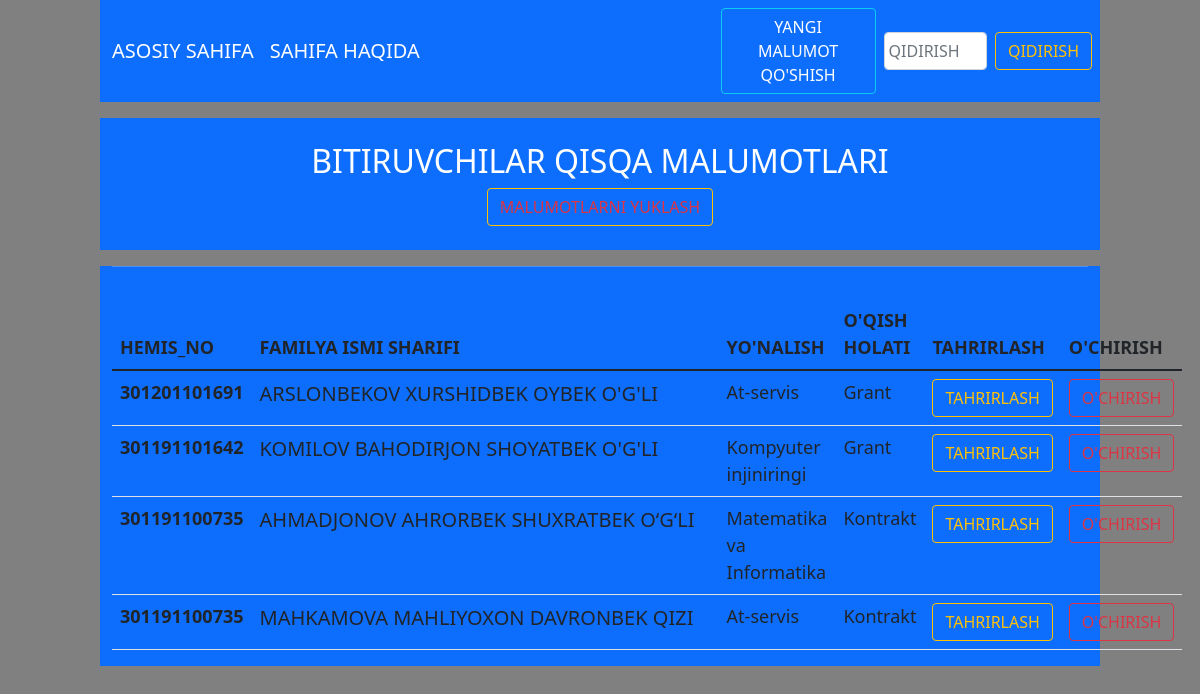
The page / on the database its author committed.
### app/models.py (models this page shows)
class Talabalar(models.Model):
    hemis_id = models.IntegerField(verbose_name="Hemis Id", help_text="Bu yerga faqat raqam yozish kerak !")
    fish = models.CharField(max_length=100, verbose_name="Bitiruvchi to'liq ismi", blank=False, null=False)
    jinsi = models.CharField(max_length=5, verbose_name="Bitiruvchi jinsi", blank=False, null=False)
    pasport_jshshr = models.IntegerField(verbose_name="Bitiruvchi pasport jshshr raqami", help_text="Bu yerga faqat raqam yozish kerak")
    pasport_seriya = models.CharField(max_length=9, verbose_name="Bitiruvchi pasport seriya belgilari", blank=False, null=False)
    tugilgan_sana = models.DateField(auto_now_add=False, auto_now=False, verbose_name="Bitiruvchi tug'ilgan sanasi", help_text="shu tariqa yozing 2000-03-09", blank=True)
    yonalish_nomi = models.CharField(max_length=100, verbose_name="Bitiruvchi mutaxassisligi (yo'nalishi)", help_text="Iltimos to'liq nomini yozing", blank=False, null=False)
    grant_kontrakt = models.CharField(max_length=22, verbose_name="O'qish turi", help_text="Grand yoki Kontrakt", blank=False, null=False)
    viloyat = models.CharField(max_length=25, verbose_name="Bitiruvchi viloyati", blank=False, null=False)
    tuman = models.CharField(max_length=80, verbose_name="Bitiruvchi tumani", blank=False, null=False)
    mfy = models.CharField(max_length=80, verbose_name="Bitiruvchi MFY nomi", blank=False, null=False)
    umumiy_manzil = models.CharField(max_length=200, blank=False, verbose_name="Bitiruvchi to'liq manzili", help_text="viloyati tumani mahallasi kocha nomi", null=False)
    telefon1 = models.CharField(max_length=13, verbose_name="Bitiruvchi telefon raqami", help_text="1-telefon raqam", blank=False, null=False)
    telefon2 = models.CharField(max_length=14, verbose_name="Bitiruvchi telefon raqami", help_text="2-telefon raqam", blank=False, null=False)
    oila = models.CharField(max_length=18, verbose_name="Oilaviy holati", help_text="turmush qurgan yoki qurmagan", blank=True, null=True)
    farzand = models.CharField(max_length=12, verbose_name="Farzandingiz yoshi", help_text="nechi yosh atrofida", blank=True, null=True)
    farzand_yoshi = models.IntegerField(verbose_name="Farzandingiz yoshi", help_text="frazandingiz yo'q bo'lsa iltimos 0 raqamini kiriting ")
    ish_faoliyat = models.CharField(max_length=30, verbose_name="Ish faoliyatingiz", help_text="buyruq asosida, soatbay yoki ishsiz shulardan birini yozing", blank=True, null=True)
    xozirgi_ish = models.CharField(max_length=3, verbose_name="Xozirgi ishlaysizmi", help_text="ha yoki yoq", blank=True, null=True)
    ish_manzil = models.CharField(max_length=200, verbose_name="Ish joyingiz manzili", help_text="iltimos to'liq kiritng", blank=True, null=True)
    ish_masofa = models.CharField(max_length=20, verbose_name="Ish joyingizgacha masofa", help_text="uyingizdan ishingizgacha masofa", blank=True, null=True)
    lavozim = models.CharField(max_length=15, verbose_name="Ish joyingizdagi lavozimingiz", blank=True, null=True)
    qaysi_tizimda_ishlash = models.CharField(max_length=120, verbose_name="Qaysi tizimda ishlamoqchisiz", help_text="agar hozirda ishsiz bo'lsangiz kelajakda qaysi tizimda ishlamoqchisiz", blank=True, null=True)
    qoshimcha_izoh = models.TextField(verbose_name="Ishlash borasida izoxingiz", help_text="to'liqroq va aniqroq", blank=True, null=True)
    oilaviy_biznes = models.CharField(max_length=3, verbose_name="Oilaviz biznesga imkoniyatingiz bormi", help_text="ha yoki yo'q", blank=True, null=True)
    oilaviy_biznes2 = models.CharField(max_length=22, verbose_name="Qaysi biznes bilan shug'ullanmoqchisiz", help_text="dehqonchilik chorvachilik, ...", blank=True, null=True)
    kredit_olish = models.CharField(max_length=3, verbose_name="Kredit olishga ehtiyojingiz bormi", blank=True, help_text="ha yoki yo'q", null=True)
    kredit_summa = models.FloatField(verbose_name="Kredit miqdorini kiritng", help_text="agra kredit olmoqchi bo'lmasangiz iltimos 0 sonini kiritng")
    kredit_maqsad = models.CharField(max_length=150, verbose_name="Kredit olishdan maqsadingiz", help_text="maqsadingiz haqida qisqacha", blank=True, null=True)
    biznes_izox = models.TextField(verbose_name="Biznes qilish borasida izoxlaringiz", help_text="to'liqroq va aniqroq", blank=True, null=True)
    def __str__(self):
        return self.fish
    objects = models.Manager()

### app/views.py (the view)
# urls.py: path('', views.index, name='index'),
def index(request):  # sourcery skip: remove-unreachable-code
    if 'q' in request.GET:
        q = request.GET['q']
        data = Talabalar.objects.filter(fish__icontains=q)
    else:
        data = Talabalar.objects.all()
    print(data)
    context = {
        "data":data
    }
    return render(request, 'index.html', context)

### templates/index.html (shortened to what this page needs)
<!doctype html>
<html lang="en">
  <head>
    {% load  static %}
    <link href="https://cdn.jsdelivr.net/npm/bootstrap@5.1.3/dist/css/bootstrap.min.css" rel="stylesheet">
    <link rel="stylesheet" href="https://cdnjs.cloudflare.com/ajax/libs/font-awesome/6.3.0/css/all.min.css" />
    <link rel="stylesheet" href="{% static 'css/main.css' %}">
  </head>
  <body class=" text-light">
      <div >
        <nav class="navbar col-10 mx-auto navbar-expand-lg navbar-dark bg-primary">
          <div class="container-fluid">
            <a class="navbar-brand" href="/">ASOSIY SAHIFA</a>
            <a class="navbar-brand me-auto" href="about">SAHIFA HAQIDA</a>
          </div>
          <a type="button" href="/insert" class="btn btn-outline-info text-white   me-2">YANGI MALUMOT QO'SHISH</a>
          <form class="d-flex"  role="search">
            <input class="form-control me-2 px-1" name="q" type="search" placeholder="QIDIRISH" aria-label="Search">
            <button class="btn btn-outline-warning me-2 " type="submit">QIDIRISH</button>
          </form>
        </nav>
      </div>
        <div class="container-fluid  ">
            <div class="row">
                <div class="text-white bg-primary text-center p-4 mt-3 col-10 mx-auto navbar-expand-lg navbar-dark bg-primary">
                    <h2 class="col-12 mx-auto  d-inline-block">BITIRUVCHILAR QISQA MALUMOTLARI</h2>
                    <a type="button" href="download" class="btn btn-outline-warning text-danger">MALUMOTLARNI YUKLASH</a>
                </div>
            </div>
        </div>
        <div class="container col-10 mx-auto navbar-expand-lg navbar-dark bg-primary ">
            <hr>
            <div class="row">
                <div>
                    <table style="font-size:18px" class="table mt-3 ">
                        <thead>
                          <tr>
                            <th scope="col">HEMIS_NO</th>
                            <th scope="col">FAMILYA ISMI SHARIFI</th>
                            <th scope="col">YO'NALISH</th>
                            <th scope="col">O'QISH HOLATI</th>
                            <th scope="col">TAHRIRLASH</th>
                            <th scope="col">O'CHIRISH</th>
                          </tr>
                        </thead>
                        <tbody>
                            {% for d in data %}
                          <tr>
                            <th scope="row">{{d.hemis_id}}</th>
                            <td class=""><a class="navbar-brand text-dark " href="{% url 'detail' d.id %}">{{d.fish}}</a></td>
                            <td>{{d.yonalish_nomi}}</td>
                            <td>{{d.grant_kontrakt}}</td>
                            <td><a type="button"  href="/update/{{d.id}}" class="btn btn-outline-warning">TAHRIRLASH</a></td>
                            <td><a type="button"   class="deleteModalBtn btn btn-outline-danger">O'CHIRISH</a>
                            </td>
                        </tr>
                          {% endfor %}
                        </tbody>
                      </table>
                </div>
  </body>
</html>

### static/css/main.css (style rules this page uses)
body { background-color: gray; }

### rows shown on the page
Talabalar: hemis_id "301201101691", fish "ARSLONBEKOV XURSHIDBEK OYBEK O'G'LI", yonalish_nomi "At-servis", grant_kontrakt "Grant"
Talabalar: hemis_id "301191101642", fish "KOMILOV BAHODIRJON SHOYATBEK O'G'LI", yonalish_nomi "Kompyuter injiniringi", grant_kontrakt "Grant"
Talabalar: hemis_id "301191100735", fish "AHMADJONOV AHRORBEK SHUXRATBEK O‘G‘LI", yonalish_nomi "Matematika va Informatika", grant_kontrakt "Kontrakt"
Talabalar: hemis_id "301191100735", fish "MAHKAMOVA MAHLIYOXON DAVRONBEK QIZI", yonalish_nomi "At-servis", grant_kontrakt "Kontrakt"
